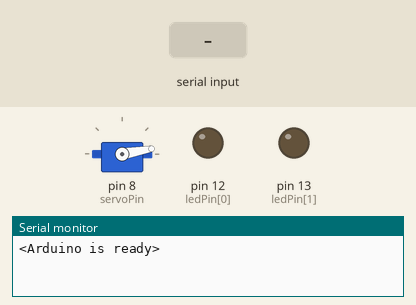
The sketch below on a simulated Arduino Uno, built with avr-gcc and run on an emulated ATmega328P. Shown: servo, output pins drawn as LEDs (lit = HIGH), the last lines printed to the serial monitor. The test bench sets the inputs (shaded band).

Above: at 1.7 s.
1.8 s: "<90,45,200>" received over Serial
At 2.6 s:
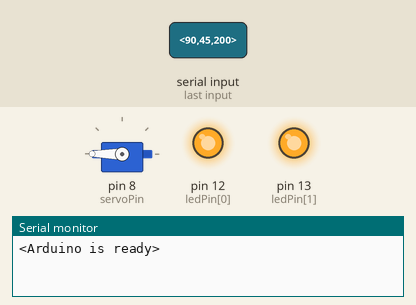
3.3 s: "<30,150,10>" received over Serial
At 3.8 s:
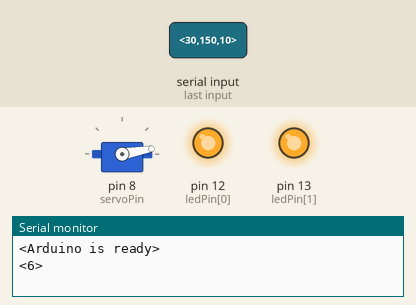
4.8 s: "<5>" received over Serial
At 5.8 s:
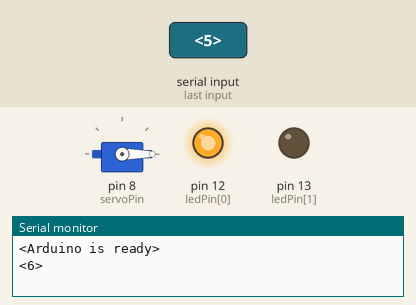
6.3 s: "<1,90,45>" received over Serial
At 7.2 s:
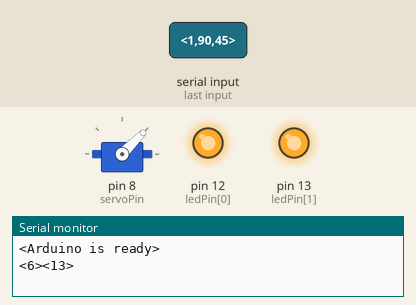
7.8 s: "<90>" received over Serial
At 8.1 s:
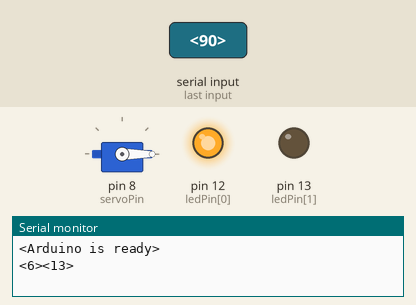
Timing chart, 0 to 10.3 s (numbered marks = the images above; inputs shaded):
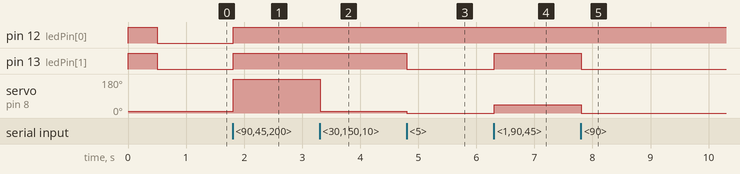

The sketch:

ArduinoGUI2Code.ino
```cpp
// intended for use with arduinoGUI2.py
//   this includes a function to send data to the PC

#include <Servo.h>

Servo myServo;
byte servoPin = 8;
byte servoMin = 10;
byte servoMax = 170;
byte servoPos = 0;
byte newServoPos = servoMin;

const byte numLEDs = 2;
byte ledPin[numLEDs] = {12, 13};
byte ledStatus[numLEDs] = {0, 0};

const byte buffSize = 40;
char inputBuffer[buffSize];
const char startMarker = '<';
const char endMarker = '>';
byte bytesRecvd = 0;
boolean readInProgress = false;
boolean newDataFromPC = false;

char messageFromPC[buffSize] = {0};

unsigned long curMillis;

unsigned long prevReplyToPCmillis = 0;
unsigned long replyToPCinterval = 3500;

//=============

void setup() {
  Serial.begin(9600);

    // flash LEDs so we know we are alive
  for (byte n = 0; n < numLEDs; n++) {
     pinMode(ledPin[n], OUTPUT);
     digitalWrite(ledPin[n], HIGH);
  }
  delay(500); // delay() is OK in setup as it only happens once

  for (byte n = 0; n < numLEDs; n++) {
     digitalWrite(ledPin[n], LOW);
  }

    // initialize the servo
  myServo.attach(servoPin);
  moveServo();

    // tell the PC we are ready
  Serial.println("<Arduino is ready>");
}

//=============

void loop() {
  curMillis = millis();
  getDataFromPC();
  switchLEDs();
  moveServo();
  //~ replyToPC();
  sendToPC();
}

//=============

void getDataFromPC() {

    // receive data from PC and save it into inputBuffer

  if(Serial.available() > 0) {

    char x = Serial.read();

      // the order of these IF clauses is significant

    if (x == endMarker) {
      readInProgress = false;
      newDataFromPC = true;
      inputBuffer[bytesRecvd] = 0;
      parseData();
    }

    if(readInProgress) {
      inputBuffer[bytesRecvd] = x;
      bytesRecvd ++;
      if (bytesRecvd == buffSize) {
        bytesRecvd = buffSize - 1;
      }
    }

    if (x == startMarker) {
      bytesRecvd = 0;
      readInProgress = true;
    }
  }
}

//=============

void parseData() {

    // split the data into its parts
    // assumes the data will be received as (eg) 0,1,35

  char * strtokIndx; // this is used by strtok() as an index

  strtokIndx = strtok(inputBuffer,","); // get the first part
  ledStatus[0] = atoi(strtokIndx); //  convert to an integer

  strtokIndx = strtok(NULL, ","); // this continues where the previous call left off
  ledStatus[1] = atoi(strtokIndx);

  strtokIndx = strtok(NULL, ",");
  newServoPos = atoi(strtokIndx);

}

//=============

void replyToPC() {

  if (newDataFromPC) {
    newDataFromPC = false;
    Serial.print("<LedA ");
    Serial.print(ledStatus[0]);
    Serial.print(" LedB ");
    Serial.print(ledStatus[1]);
    Serial.print(" SrvPos ");
    Serial.print(newServoPos);
    Serial.print(" Time ");
    Serial.print(curMillis >> 9); // divide by 512 is approx = half-seconds
    Serial.println(">");
  }
}

//=============

void switchLEDs() {

  for (byte n = 0; n < numLEDs; n++) {
    digitalWrite( ledPin[n], ledStatus[n]);
  }
}

//=============

void moveServo() {
  if (servoPos != newServoPos) {
    servoPos = newServoPos;
    myServo.write(servoPos);
  }
}

//=============

void sendToPC() {
	if (curMillis - prevReplyToPCmillis >= replyToPCinterval) {
		prevReplyToPCmillis += replyToPCinterval;
		int valForPC = curMillis >> 9; // approx half seconds
		Serial.print('<');
		Serial.print(valForPC);
		Serial.print('>');
	}

}
```

Measured:
- after the input at 1.8 s, pin 12 (ledPin[0]), pin 13 (ledPin[1]): LOW → HIGH at once; servo on pin 8 (servoPin): 10° → 180° at once
- after the input at 3.3 s, servo on pin 8 (servoPin): 180° → 10° at once
- after the input at 4.8 s, pin 13 (ledPin[1]): HIGH → LOW at once; servo on pin 8 (servoPin): 10° → 0° at once
- after the input at 6.3 s, pin 13 (ledPin[1]): LOW → HIGH at once; servo on pin 8 (servoPin): 0° → 45° at once
- after the input at 7.8 s, pin 13 (ledPin[1]): HIGH → LOW at once; servo on pin 8 (servoPin): 45° → 0° at once
